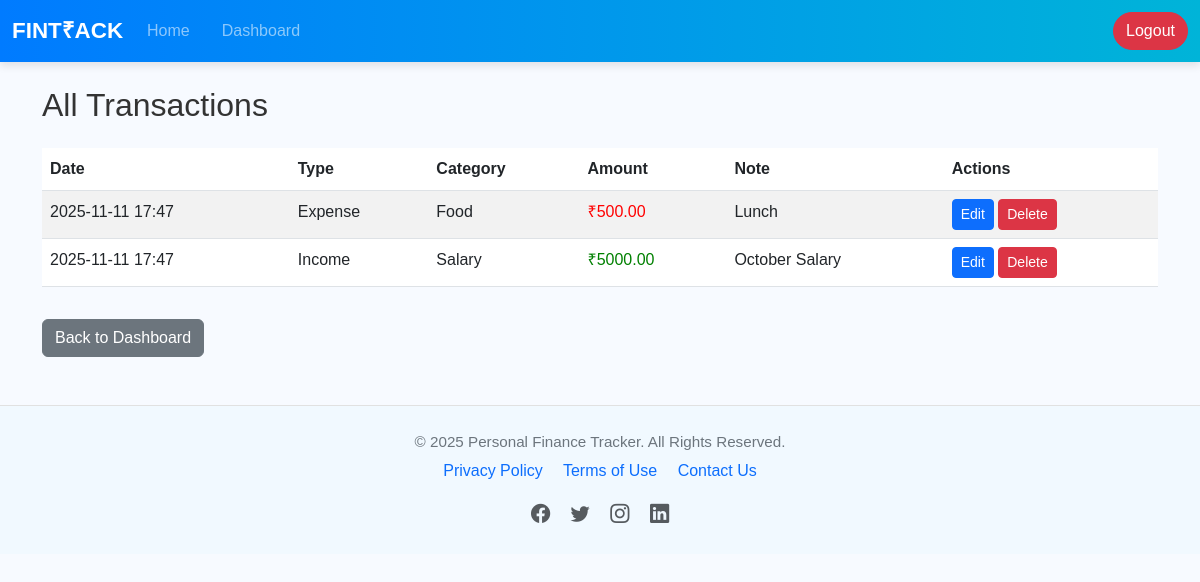
/view_transactions (signed in), run on the app's committed database.
### models.py (models this page shows)
class Transaction(db.Model):
    __tablename__ = 'transactions'
    id = db.Column(db.Integer, primary_key=True)
    type = db.Column(db.String(10), nullable=False)
    category = db.Column(db.String(50), nullable=False)
    amount = db.Column(db.Float, nullable=False)
    date = db.Column(db.DateTime, default=datetime.utcnow)
    note = db.Column(db.String(200))
    user_id = db.Column(db.Integer, db.ForeignKey('users.id'), nullable=False)
    payment_method = db.Column(db.String(50))

### app.py (the view)
@app.route('/view_transactions')
def view_transactions():
    if 'user_id' not in session:
        flash('Please log in first.', 'warning')
        return redirect(url_for('login'))
    user = db.session.get(User, session['user_id'])
    if not user:
        flash('User not found.', 'danger')
        return redirect(url_for('login'))
    transactions = Transaction.query.filter_by(user_id=user.id).order_by(Transaction.date.desc()).all()
    return render_template('view_transactions.html', transactions=transactions)

### templates/view_transactions.html (shortened to what this page needs)
{% extends "base.html" %}
{% block content %}
<h2 class="mb-4">All Transactions</h2>
{% if transactions %}
<div class="table-responsive">
  <table class="table table-striped">
    <thead>
      <tr>
        <th>Date</th>
        <th>Type</th>
        <th>Category</th>
        <th>Amount</th>
        <th>Note</th>
        <th>Actions</th>
      </tr>
    </thead>
    <tbody>
      {% for t in transactions %}
      <tr>
        <td>{{ t.date.strftime('%Y-%m-%d %H:%M') if t.date else '-' }}</td>
        <td>{{ t.type.title() }}</td>
        <td>{{ t.category }}</td>
        <td style="color: {{ 'green' if t.type=='income' else 'red' }}">₹{{ '%.2f' % t.amount }}</td>
        <td>{{ t.note or '-' }}</td>
        <td>
          <a href="{{ url_for('edit_transaction', id=t.id) }}" class="btn btn-sm btn-primary">Edit</a>
          <a href="{{ url_for('delete_transaction', id=t.id) }}" class="btn btn-sm btn-danger"
             onclick="return confirm('Are you sure you want to delete this transaction?');">Delete</a>
        </td>
      </tr>
      {% endfor %}
    </tbody>
  </table>
</div>
{% else %}
<p>No transactions found.</p>
{% endif %}
<a href="{{ url_for('dashboard') }}" class="btn btn-secondary mt-3">Back to Dashboard</a>
{% endblock %}

### static/style.css (style rules this page uses)
body { font-family: 'Poppins', sans-serif; background-color: #f7faff; color: #333; line-height: 1.6; margin: 0; padding: 0; }
a { color: #007bff; text-decoration: none; transition: color 0.3s ease; }

### data on the page
Transaction: date "2025-11-11 17:47", type "Expense", category "Food", amount "500.00", note "Lunch"
Transaction: date "2025-11-11 17:47", type "Income", category "Salary", amount "5000.00", note "October Salary"
